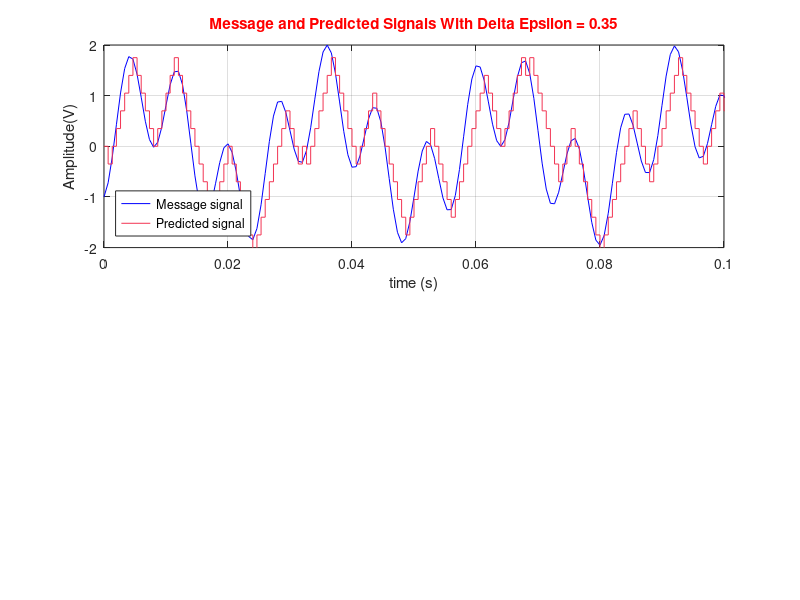

The MATLAB source for this figure:
%  DELTA MODULATION

% necessary parameters 

signal_duration = 2; % in seconds

freq_m_cos = 125;  %in Hertz
freq_m_sin = 35;  %in Hertz
amp_m_cos = -1;  % Volts
amp_m_sin = 1;  % Volts

BW = max([freq_m_sin,freq_m_cos]);
nyquist_rate = 2 * BW;


sampling_freq = nyquist_rate * 1.5;


%bandwidth is the same and for this one we choose the sampling frequency as
% 6 times the Nyquist rate

sampling_freq_delta = 6 * nyquist_rate;

%setting delta epsilon to the appropriate value in order to track
%the signal properly.The choice of delta epsilon is crucial in determining the trade-off between the accuracy 
% and the bit rate of the encoded signal. for this section i added "dm"
% part to variables in order to hinder confusion with the PCM

upsilon = 0.35;

time_dm = (0:(signal_duration * sampling_freq_delta - 1)) ./ sampling_freq_delta;

dm_sine_signal = amp_m_sin * sin(2 * pi * freq_m_sin * time_dm);
dm_cosine_signal = amp_m_cos * cos(2 * pi * freq_m_cos * time_dm);
dm_mesaj = dm_cosine_signal + dm_sine_signal;

%prediction of the upcoming value
guess = zeros(length(dm_mesaj),1); % adding ",1" provides so much ease in workload (found out experimentally)
eklenecek = zeros("like",guess);


%loop of the modulation which adds delta epsilon when difference id
%positive and vice versa

for j = 2:length(dm_mesaj)
    % if j == 2 
    %     if dm_mesaj(1) < 0 
    %         eklenecek(j) = - upsilon;
    %     elseif dm_mesaj(1) > 0
    %         eklenecek(j) = upsilon;
    %     end
    % end   
     diffs_dm = dm_mesaj(j)- guess(j-1);
     eklenecek(j) = (2 * double(diffs_dm > 0)-1) * upsilon;
     guess(j) = guess(j-1) + eklenecek(j);
end

%printing the first 20 value

 output = int32(eklenecek(2:21) > 0);
  fprintf('DM')
 fprintf('\n')

 fprintf('%d', output(1))
 fprintf('-%d', output(2:end))
 fprintf('\n')



 %interval which we are plotting is 0-0.1s

 plot_time = 0.1;

% plot of the message signal
subplot(2, 1, 1)
plot(time_dm, dm_mesaj, 'b')

% plot of the guesses 

hold on
stairs(time_dm, guess, 'Color',[0.95 0.2 0.32])
xlabel('time (s)')
ylabel('Amplitude(V)')
title('Message and Predicted Signals With Delta Epsilon = 0.35', 'Color', 'r')
legend('Message signal', 'Predicted signal', 'Location', 'Southwest')
axis([0, plot_time, -2, 2])
grid on